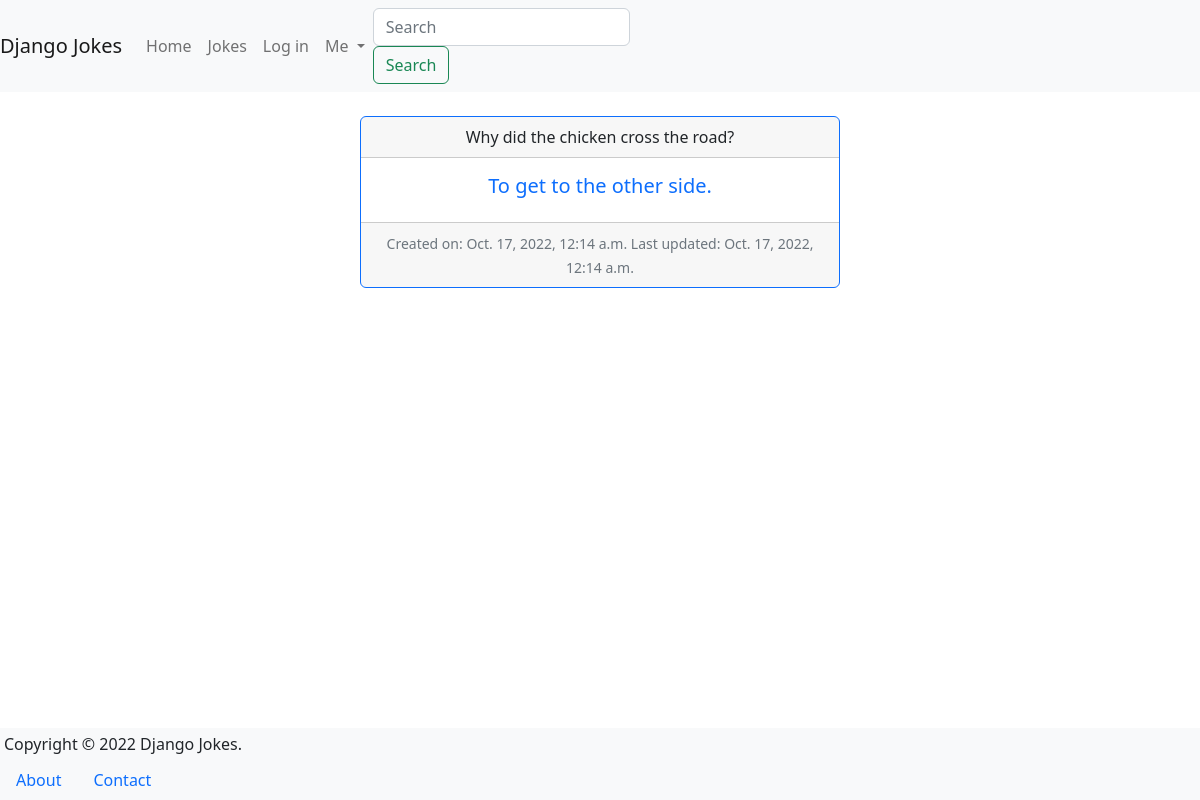
Page /jokes/joke/1/ on the committed database.
### jokes/models.py (models this page shows, shortened)
class Joke(models.Model):
    question = models.TextField(max_length=200)
    answer = models.TextField(max_length=100, blank=True)
    created = models.DateTimeField(auto_now_add=True)
    updated = models.DateTimeField(auto_now=True)

### jokes/views.py (the view)
# urls.py: path('joke/<int:pk>/', JokeDetailView.as_view(), name='detail'),
class JokeDetailView(DetailView):
    model = Joke

### pages/templates/jokes/joke_detail.html (shortened to what this page needs)
{% extends "_base.html" %}
{% block main %}
  <div class="card border-primary m-auto mb-3 text-center"
 style="max-width: 30rem">
 <div class="card-header">{{ joke.question }}</div>
 <div class="card-body text-primary">
   <h5 class="card-title">{{ joke.answer }}</h5>
 </div>
<div class="card-footer">
 <small class="text-muted">
   Created on: {{ joke.created }}
   Last updated: {{ joke.updated }}
  </small>
 </div>
 </div>
{% endblock %}

### rows in the picture
Joke: question "Why did the chicken cross the road?", answer "To get to the other side.", created "Oct. 17, 2022, 12:14 a.m.", updated "Oct. 17, 2022, 12:14 a.m."
